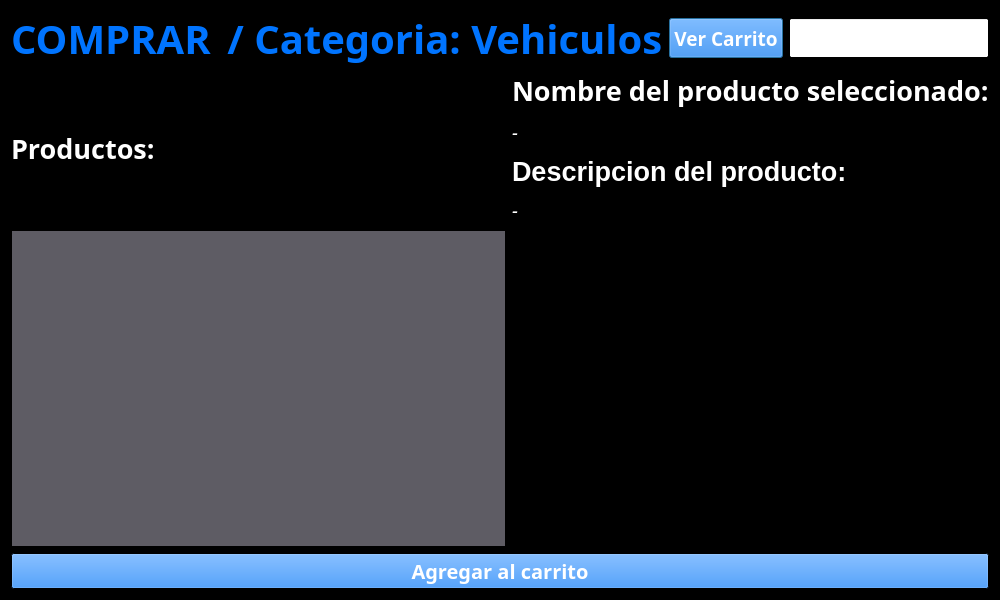
<?xml version="1.0" encoding="UTF-8"?>
<ui version="4.0">
 <class>vehiculos</class>
 <widget class="QDialog" name="vehiculos">
  <property name="geometry">
   <rect>
    <x>0</x>
    <y>0</y>
    <width>1000</width>
    <height>600</height>
   </rect>
  </property>
  <property name="minimumSize">
   <size>
    <width>1000</width>
    <height>600</height>
   </size>
  </property>
  <property name="maximumSize">
   <size>
    <width>1000</width>
    <height>600</height>
   </size>
  </property>
  <property name="palette">
   <palette>
    <active>
     <colorrole role="Base">
      <brush brushstyle="SolidPattern">
       <color alpha="255">
        <red>255</red>
        <green>255</green>
        <blue>255</blue>
       </color>
      </brush>
     </colorrole>
     <colorrole role="Window">
      <brush brushstyle="SolidPattern">
       <color alpha="255">
        <red>0</red>
        <green>0</green>
        <blue>0</blue>
       </color>
      </brush>
     </colorrole>
    </active>
    <inactive>
     <colorrole role="Base">
      <brush brushstyle="SolidPattern">
       <color alpha="255">
        <red>255</red>
        <green>255</green>
        <blue>255</blue>
       </color>
      </brush>
     </colorrole>
     <colorrole role="Window">
      <brush brushstyle="SolidPattern">
       <color alpha="255">
        <red>0</red>
        <green>0</green>
        <blue>0</blue>
       </color>
      </brush>
     </colorrole>
    </inactive>
    <disabled>
     <colorrole role="Base">
      <brush brushstyle="SolidPattern">
       <color alpha="255">
        <red>0</red>
        <green>0</green>
        <blue>0</blue>
       </color>
      </brush>
     </colorrole>
     <colorrole role="Window">
      <brush brushstyle="SolidPattern">
       <color alpha="255">
        <red>0</red>
        <green>0</green>
        <blue>0</blue>
       </color>
      </brush>
     </colorrole>
    </disabled>
   </palette>
  </property>
  <property name="windowTitle">
   <string>Ventana Terciaria</string>
  </property>
  <layout class="QVBoxLayout" name="verticalLayout">
   <item>
    <layout class="QVBoxLayout" name="verticalLayout_4">
     <item>
      <layout class="QHBoxLayout" name="horizontalLayout">
       <item>
        <widget class="QLabel" name="lVENDER">
         <property name="maximumSize">
          <size>
           <width>200</width>
           <height>16777215</height>
          </size>
         </property>
         <property name="palette">
          <palette>
           <active>
            <colorrole role="WindowText">
             <brush brushstyle="SolidPattern">
              <color alpha="255">
               <red>0</red>
               <green>116</green>
               <blue>255</blue>
              </color>
             </brush>
            </colorrole>
           </active>
           <inactive>
            <colorrole role="WindowText">
             <brush brushstyle="SolidPattern">
              <color alpha="255">
               <red>0</red>
               <green>116</green>
               <blue>255</blue>
              </color>
             </brush>
            </colorrole>
           </inactive>
           <disabled>
            <colorrole role="WindowText">
             <brush brushstyle="SolidPattern">
              <color alpha="255">
               <red>190</red>
               <green>190</green>
               <blue>190</blue>
              </color>
             </brush>
            </colorrole>
           </disabled>
          </palette>
         </property>
         <property name="font">
          <font>
           <family>San Francisco Display</family>
           <pointsize>30</pointsize>
           <weight>75</weight>
           <bold>true</bold>
          </font>
         </property>
         <property name="text">
          <string>COMPRAR</string>
         </property>
        </widget>
       </item>
       <item>
        <widget class="QLabel" name="label_2">
         <property name="palette">
          <palette>
           <active>
            <colorrole role="WindowText">
             <brush brushstyle="SolidPattern">
              <color alpha="255">
               <red>0</red>
               <green>116</green>
               <blue>255</blue>
              </color>
             </brush>
            </colorrole>
           </active>
           <inactive>
            <colorrole role="WindowText">
             <brush brushstyle="SolidPattern">
              <color alpha="255">
               <red>0</red>
               <green>116</green>
               <blue>255</blue>
              </color>
             </brush>
            </colorrole>
           </inactive>
           <disabled>
            <colorrole role="WindowText">
             <brush brushstyle="SolidPattern">
              <color alpha="255">
               <red>190</red>
               <green>190</green>
               <blue>190</blue>
              </color>
             </brush>
            </colorrole>
           </disabled>
          </palette>
         </property>
         <property name="font">
          <font>
           <family>San Francisco Display</family>
           <pointsize>30</pointsize>
           <weight>75</weight>
           <bold>true</bold>
          </font>
         </property>
         <property name="text">
          <string> / Categoria: Vehiculos</string>
         </property>
        </widget>
       </item>
       <item>
        <widget class="QPushButton" name="pVerCarrito">
         <property name="maximumSize">
          <size>
           <width>170</width>
           <height>40</height>
          </size>
         </property>
         <property name="palette">
          <palette>
           <active>
            <colorrole role="Button">
             <brush brushstyle="SolidPattern">
              <color alpha="255">
               <red>0</red>
               <green>116</green>
               <blue>255</blue>
              </color>
             </brush>
            </colorrole>
            <colorrole role="ButtonText">
             <brush brushstyle="SolidPattern">
              <color alpha="255">
               <red>255</red>
               <green>255</green>
               <blue>255</blue>
              </color>
             </brush>
            </colorrole>
           </active>
           <inactive>
            <colorrole role="Button">
             <brush brushstyle="SolidPattern">
              <color alpha="255">
               <red>0</red>
               <green>116</green>
               <blue>255</blue>
              </color>
             </brush>
            </colorrole>
            <colorrole role="ButtonText">
             <brush brushstyle="SolidPattern">
              <color alpha="255">
               <red>255</red>
               <green>255</green>
               <blue>255</blue>
              </color>
             </brush>
            </colorrole>
           </inactive>
           <disabled>
            <colorrole role="Button">
             <brush brushstyle="SolidPattern">
              <color alpha="255">
               <red>0</red>
               <green>116</green>
               <blue>255</blue>
              </color>
             </brush>
            </colorrole>
            <colorrole role="ButtonText">
             <brush brushstyle="SolidPattern">
              <color alpha="255">
               <red>190</red>
               <green>190</green>
               <blue>190</blue>
              </color>
             </brush>
            </colorrole>
           </disabled>
          </palette>
         </property>
         <property name="font">
          <font>
           <family>San Francisco Display</family>
           <pointsize>14</pointsize>
           <weight>75</weight>
           <bold>true</bold>
          </font>
         </property>
         <property name="text">
          <string>Ver Carrito</string>
         </property>
        </widget>
       </item>
       <item>
        <widget class="QLineEdit" name="lBuscar">
         <property name="minimumSize">
          <size>
           <width>100</width>
           <height>0</height>
          </size>
         </property>
         <property name="maximumSize">
          <size>
           <width>200</width>
           <height>40</height>
          </size>
         </property>
        </widget>
       </item>
      </layout>
     </item>
    </layout>
   </item>
   <item>
    <layout class="QGridLayout" name="gridLayout">
     <item row="1" column="0">
      <widget class="QListView" name="listView">
       <property name="palette">
        <palette>
         <active>
          <colorrole role="WindowText">
           <brush brushstyle="SolidPattern">
            <color alpha="255">
             <red>255</red>
             <green>255</green>
             <blue>255</blue>
            </color>
           </brush>
          </colorrole>
          <colorrole role="Button">
           <brush brushstyle="SolidPattern">
            <color alpha="255">
             <red>154</red>
             <green>153</green>
             <blue>150</blue>
            </color>
           </brush>
          </colorrole>
          <colorrole role="Light">
           <brush brushstyle="SolidPattern">
            <color alpha="255">
             <red>154</red>
             <green>153</green>
             <blue>150</blue>
            </color>
           </brush>
          </colorrole>
          <colorrole role="Text">
           <brush brushstyle="SolidPattern">
            <color alpha="255">
             <red>255</red>
             <green>255</green>
             <blue>255</blue>
            </color>
           </brush>
          </colorrole>
          <colorrole role="BrightText">
           <brush brushstyle="SolidPattern">
            <color alpha="255">
             <red>255</red>
             <green>255</green>
             <blue>255</blue>
            </color>
           </brush>
          </colorrole>
          <colorrole role="ButtonText">
           <brush brushstyle="SolidPattern">
            <color alpha="255">
             <red>255</red>
             <green>255</green>
             <blue>255</blue>
            </color>
           </brush>
          </colorrole>
          <colorrole role="Base">
           <brush brushstyle="SolidPattern">
            <color alpha="255">
             <red>94</red>
             <green>92</green>
             <blue>100</blue>
            </color>
           </brush>
          </colorrole>
          <colorrole role="Highlight">
           <brush brushstyle="SolidPattern">
            <color alpha="255">
             <red>0</red>
             <green>116</green>
             <blue>255</blue>
            </color>
           </brush>
          </colorrole>
          <colorrole role="ToolTipText">
           <brush brushstyle="SolidPattern">
            <color alpha="255">
             <red>255</red>
             <green>255</green>
             <blue>255</blue>
            </color>
           </brush>
          </colorrole>
          <colorrole role="PlaceholderText">
           <brush brushstyle="SolidPattern">
            <color alpha="128">
             <red>255</red>
             <green>255</green>
             <blue>255</blue>
            </color>
           </brush>
          </colorrole>
         </active>
         <inactive>
          <colorrole role="WindowText">
           <brush brushstyle="SolidPattern">
            <color alpha="255">
             <red>255</red>
             <green>255</green>
             <blue>255</blue>
            </color>
           </brush>
          </colorrole>
          <colorrole role="Button">
           <brush brushstyle="SolidPattern">
            <color alpha="255">
             <red>154</red>
             <green>153</green>
             <blue>150</blue>
            </color>
           </brush>
          </colorrole>
          <colorrole role="Light">
           <brush brushstyle="SolidPattern">
            <color alpha="255">
             <red>154</red>
             <green>153</green>
             <blue>150</blue>
            </color>
           </brush>
          </colorrole>
          <colorrole role="Text">
           <brush brushstyle="SolidPattern">
            <color alpha="255">
             <red>255</red>
             <green>255</green>
             <blue>255</blue>
            </color>
           </brush>
          </colorrole>
          <colorrole role="BrightText">
           <brush brushstyle="SolidPattern">
            <color alpha="255">
             <red>255</red>
             <green>255</green>
             <blue>255</blue>
            </color>
           </brush>
          </colorrole>
          <colorrole role="ButtonText">
           <brush brushstyle="SolidPattern">
            <color alpha="255">
             <red>255</red>
             <green>255</green>
             <blue>255</blue>
            </color>
           </brush>
          </colorrole>
          <colorrole role="Base">
           <brush brushstyle="SolidPattern">
            <color alpha="255">
             <red>94</red>
             <green>92</green>
             <blue>100</blue>
            </color>
           </brush>
          </colorrole>
          <colorrole role="Highlight">
           <brush brushstyle="SolidPattern">
            <color alpha="255">
             <red>0</red>
             <green>116</green>
             <blue>255</blue>
            </color>
           </brush>
          </colorrole>
          <colorrole role="ToolTipText">
           <brush brushstyle="SolidPattern">
            <color alpha="255">
             <red>255</red>
             <green>255</green>
             <blue>255</blue>
            </color>
           </brush>
          </colorrole>
          <colorrole role="PlaceholderText">
           <brush brushstyle="SolidPattern">
            <color alpha="128">
             <red>255</red>
             <green>255</green>
             <blue>255</blue>
            </color>
           </brush>
          </colorrole>
         </inactive>
         <disabled>
          <colorrole role="WindowText">
           <brush brushstyle="SolidPattern">
            <color alpha="255">
             <red>190</red>
             <green>190</green>
             <blue>190</blue>
            </color>
           </brush>
          </colorrole>
          <colorrole role="Button">
           <brush brushstyle="SolidPattern">
            <color alpha="255">
             <red>154</red>
             <green>153</green>
             <blue>150</blue>
            </color>
           </brush>
          </colorrole>
          <colorrole role="Light">
           <brush brushstyle="SolidPattern">
            <color alpha="255">
             <red>154</red>
             <green>153</green>
             <blue>150</blue>
            </color>
           </brush>
          </colorrole>
          <colorrole role="Text">
           <brush brushstyle="SolidPattern">
            <color alpha="255">
             <red>190</red>
             <green>190</green>
             <blue>190</blue>
            </color>
           </brush>
          </colorrole>
          <colorrole role="BrightText">
           <brush brushstyle="SolidPattern">
            <color alpha="255">
             <red>255</red>
             <green>255</green>
             <blue>255</blue>
            </color>
           </brush>
          </colorrole>
          <colorrole role="ButtonText">
           <brush brushstyle="SolidPattern">
            <color alpha="255">
             <red>190</red>
             <green>190</green>
             <blue>190</blue>
            </color>
           </brush>
          </colorrole>
          <colorrole role="Base">
           <brush brushstyle="SolidPattern">
            <color alpha="255">
             <red>0</red>
             <green>0</green>
             <blue>0</blue>
            </color>
           </brush>
          </colorrole>
          <colorrole role="Highlight">
           <brush brushstyle="SolidPattern">
            <color alpha="255">
             <red>145</red>
             <green>145</green>
             <blue>145</blue>
            </color>
           </brush>
          </colorrole>
          <colorrole role="ToolTipText">
           <brush brushstyle="SolidPattern">
            <color alpha="255">
             <red>255</red>
             <green>255</green>
             <blue>255</blue>
            </color>
           </brush>
          </colorrole>
          <colorrole role="PlaceholderText">
           <brush brushstyle="SolidPattern">
            <color alpha="128">
             <red>0</red>
             <green>0</green>
             <blue>0</blue>
            </color>
           </brush>
          </colorrole>
         </disabled>
        </palette>
       </property>
       <property name="font">
        <font>
         <pointsize>17</pointsize>
        </font>
       </property>
      </widget>
     </item>
     <item row="0" column="0">
      <widget class="QLabel" name="label">
       <property name="palette">
        <palette>
         <active>
          <colorrole role="WindowText">
           <brush brushstyle="SolidPattern">
            <color alpha="255">
             <red>255</red>
             <green>255</green>
             <blue>255</blue>
            </color>
           </brush>
          </colorrole>
         </active>
         <inactive>
          <colorrole role="WindowText">
           <brush brushstyle="SolidPattern">
            <color alpha="255">
             <red>255</red>
             <green>255</green>
             <blue>255</blue>
            </color>
           </brush>
          </colorrole>
         </inactive>
         <disabled>
          <colorrole role="WindowText">
           <brush brushstyle="SolidPattern">
            <color alpha="255">
             <red>190</red>
             <green>190</green>
             <blue>190</blue>
            </color>
           </brush>
          </colorrole>
         </disabled>
        </palette>
       </property>
       <property name="font">
        <font>
         <family>San Francisco Display</family>
         <pointsize>20</pointsize>
         <weight>75</weight>
         <bold>true</bold>
        </font>
       </property>
       <property name="text">
        <string>Productos:</string>
       </property>
      </widget>
     </item>
     <item row="0" column="1">
      <layout class="QVBoxLayout" name="verticalLayout_2" stretch="0,0,0,0">
       <property name="spacing">
        <number>10</number>
       </property>
       <property name="sizeConstraint">
        <enum>QLayout::SetDefaultConstraint</enum>
       </property>
       <item>
        <widget class="QLabel" name="NombreLabel">
         <property name="maximumSize">
          <size>
           <width>500</width>
           <height>16777215</height>
          </size>
         </property>
         <property name="baseSize">
          <size>
           <width>500</width>
           <height>0</height>
          </size>
         </property>
         <property name="palette">
          <palette>
           <active>
            <colorrole role="WindowText">
             <brush brushstyle="SolidPattern">
              <color alpha="255">
               <red>255</red>
               <green>255</green>
               <blue>255</blue>
              </color>
             </brush>
            </colorrole>
           </active>
           <inactive>
            <colorrole role="WindowText">
             <brush brushstyle="SolidPattern">
              <color alpha="255">
               <red>255</red>
               <green>255</green>
               <blue>255</blue>
              </color>
             </brush>
            </colorrole>
           </inactive>
           <disabled>
            <colorrole role="WindowText">
             <brush brushstyle="SolidPattern">
              <color alpha="255">
               <red>190</red>
               <green>190</green>
               <blue>190</blue>
              </color>
             </brush>
            </colorrole>
           </disabled>
          </palette>
         </property>
         <property name="font">
          <font>
           <family>San Francisco Display</family>
           <pointsize>20</pointsize>
           <weight>75</weight>
           <bold>true</bold>
          </font>
         </property>
         <property name="text">
          <string>Nombre del producto seleccionado:</string>
         </property>
        </widget>
       </item>
       <item>
        <widget class="QLabel" name="TextLabel1">
         <property name="maximumSize">
          <size>
           <width>500</width>
           <height>16777215</height>
          </size>
         </property>
         <property name="baseSize">
          <size>
           <width>500</width>
           <height>0</height>
          </size>
         </property>
         <property name="palette">
          <palette>
           <active>
            <colorrole role="WindowText">
             <brush brushstyle="SolidPattern">
              <color alpha="255">
               <red>255</red>
               <green>255</green>
               <blue>255</blue>
              </color>
             </brush>
            </colorrole>
           </active>
           <inactive>
            <colorrole role="WindowText">
             <brush brushstyle="SolidPattern">
              <color alpha="255">
               <red>255</red>
               <green>255</green>
               <blue>255</blue>
              </color>
             </brush>
            </colorrole>
           </inactive>
           <disabled>
            <colorrole role="WindowText">
             <brush brushstyle="SolidPattern">
              <color alpha="255">
               <red>190</red>
               <green>190</green>
               <blue>190</blue>
              </color>
             </brush>
            </colorrole>
           </disabled>
          </palette>
         </property>
         <property name="font">
          <font>
           <family>San Francisco Display</family>
           <pointsize>14</pointsize>
           <weight>50</weight>
           <italic>true</italic>
           <bold>false</bold>
          </font>
         </property>
         <property name="text">
          <string>-</string>
         </property>
        </widget>
       </item>
       <item>
        <widget class="QLabel" name="DescripcionLabel">
         <property name="maximumSize">
          <size>
           <width>500</width>
           <height>16777215</height>
          </size>
         </property>
         <property name="baseSize">
          <size>
           <width>500</width>
           <height>0</height>
          </size>
         </property>
         <property name="palette">
          <palette>
           <active>
            <colorrole role="WindowText">
             <brush brushstyle="SolidPattern">
              <color alpha="255">
               <red>255</red>
               <green>255</green>
               <blue>255</blue>
              </color>
             </brush>
            </colorrole>
           </active>
           <inactive>
            <colorrole role="WindowText">
             <brush brushstyle="SolidPattern">
              <color alpha="255">
               <red>255</red>
               <green>255</green>
               <blue>255</blue>
              </color>
             </brush>
            </colorrole>
           </inactive>
           <disabled>
            <colorrole role="WindowText">
             <brush brushstyle="SolidPattern">
              <color alpha="255">
               <red>190</red>
               <green>190</green>
               <blue>190</blue>
              </color>
             </brush>
            </colorrole>
           </disabled>
          </palette>
         </property>
         <property name="font">
          <font>
           <pointsize>20</pointsize>
           <weight>75</weight>
           <bold>true</bold>
          </font>
         </property>
         <property name="text">
          <string>Descripcion del producto:</string>
         </property>
        </widget>
       </item>
       <item>
        <widget class="QLabel" name="TextLabel2">
         <property name="maximumSize">
          <size>
           <width>500</width>
           <height>16777215</height>
          </size>
         </property>
         <property name="baseSize">
          <size>
           <width>500</width>
           <height>0</height>
          </size>
         </property>
         <property name="palette">
          <palette>
           <active>
            <colorrole role="WindowText">
             <brush brushstyle="SolidPattern">
              <color alpha="255">
               <red>255</red>
               <green>255</green>
               <blue>255</blue>
              </color>
             </brush>
            </colorrole>
           </active>
           <inactive>
            <colorrole role="WindowText">
             <brush brushstyle="SolidPattern">
              <color alpha="255">
               <red>255</red>
               <green>255</green>
               <blue>255</blue>
              </color>
             </brush>
            </colorrole>
           </inactive>
           <disabled>
            <colorrole role="WindowText">
             <brush brushstyle="SolidPattern">
              <color alpha="255">
               <red>190</red>
               <green>190</green>
               <blue>190</blue>
              </color>
             </brush>
            </colorrole>
           </disabled>
          </palette>
         </property>
         <property name="font">
          <font>
           <family>San Francisco Display</family>
           <pointsize>14</pointsize>
           <weight>50</weight>
           <italic>true</italic>
           <bold>false</bold>
          </font>
         </property>
         <property name="text">
          <string>-</string>
         </property>
        </widget>
       </item>
      </layout>
     </item>
    </layout>
   </item>
   <item>
    <widget class="QPushButton" name="pCarrito">
     <property name="maximumSize">
      <size>
       <width>16777215</width>
       <height>40</height>
      </size>
     </property>
     <property name="palette">
      <palette>
       <active>
        <colorrole role="Button">
         <brush brushstyle="SolidPattern">
          <color alpha="255">
           <red>0</red>
           <green>116</green>
           <blue>255</blue>
          </color>
         </brush>
        </colorrole>
        <colorrole role="ButtonText">
         <brush brushstyle="SolidPattern">
          <color alpha="255">
           <red>255</red>
           <green>255</green>
           <blue>255</blue>
          </color>
         </brush>
        </colorrole>
       </active>
       <inactive>
        <colorrole role="Button">
         <brush brushstyle="SolidPattern">
          <color alpha="255">
           <red>0</red>
           <green>116</green>
           <blue>255</blue>
          </color>
         </brush>
        </colorrole>
        <colorrole role="ButtonText">
         <brush brushstyle="SolidPattern">
          <color alpha="255">
           <red>255</red>
           <green>255</green>
           <blue>255</blue>
          </color>
         </brush>
        </colorrole>
       </inactive>
       <disabled>
        <colorrole role="Button">
         <brush brushstyle="SolidPattern">
          <color alpha="255">
           <red>0</red>
           <green>116</green>
           <blue>255</blue>
          </color>
         </brush>
        </colorrole>
        <colorrole role="ButtonText">
         <brush brushstyle="SolidPattern">
          <color alpha="255">
           <red>190</red>
           <green>190</green>
           <blue>190</blue>
          </color>
         </brush>
        </colorrole>
       </disabled>
      </palette>
     </property>
     <property name="font">
      <font>
       <family>San Francisco Display</family>
       <pointsize>15</pointsize>
       <weight>75</weight>
       <bold>true</bold>
      </font>
     </property>
     <property name="text">
      <string>Agregar al carrito</string>
     </property>
    </widget>
   </item>
  </layout>
 </widget>
 <resources/>
 <connections/>
</ui>
